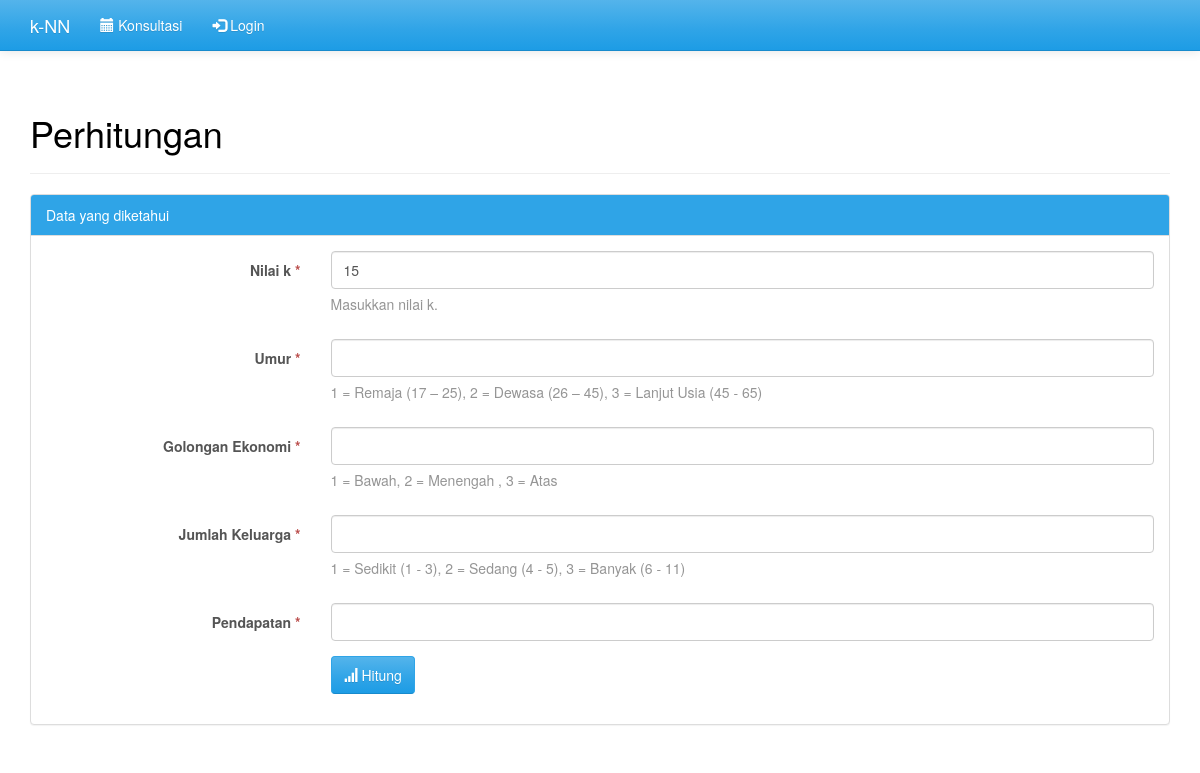
The app's page /?m=hitung with its own data.
### tables this page shows
CREATE TABLE `tb_atribut` (
  `id_atribut` varchar(16) NOT NULL,
  `nama_atribut` varchar(255) DEFAULT NULL,
  `status_atribut` varchar(255) DEFAULT NULL,
  `nilai` tinyint(1) DEFAULT NULL,
  `keterangan` varchar(255) DEFAULT NULL
);

### functions.php (called while the page is built, shortened)
<?php
include 'config.php';
include 'includes/db.php';
$db = new DB($config['server'], $config['username'], $config['password'], $config['database_name']);
$ATRIBUT = array();
$rows = $db->get_results("SELECT * FROM tb_atribut ORDER BY id_atribut");
foreach ($rows as $row) {
    $ATRIBUT[$row->id_atribut] = $row;
}
$ATRIBUT_NILAI = array();
$rows = $db->get_results("SELECT id_atribut, id_nilai, nama_nilai FROM tb_nilai ORDER BY id_nilai");
foreach ($rows as $row) {
    $ATRIBUT_NILAI[$row->id_atribut][$row->id_nilai] = $row->nama_nilai;
}
function set_value($key = null, $default = null)
{
    return $default;
}

### config.php (called while the page is built)
<?php
$config["server"]='localhost';
$config["username"]='root';
$config["password"]='';
$config["database_name"]='knn';

### includes/db.php (called while the page is built, shortened)
<?php
class DB
{
    var $conn = null;
    public function __construct($host, $username, $passwd, $dbname)
    {
        $this->conn = mysqli_connect($host, $username, $passwd, $dbname);
    }
    public function query($sql)
    {
        $query = mysqli_query($this->conn, $sql) or die('<pre>Error mysqli_query: ' . mysqli_error($this->conn) . '<br />' . $sql . '</pre>');
        return $query;
    }
    public function get_results($sql)
    {
        $query = $this->query($sql);
        $arr = array();
        while ($row = mysqli_fetch_object($query)) {
            $arr[] = $row;
        }
        return $arr;
    }
}

### hitung.php (the view, shortened to what this page needs)
<div class="page-header">
    <h1>Perhitungan</h1>
</div>
<?php
$atribut = $ATRIBUT;
unset($atribut[$TARGET]);
?>
<div class="panel panel-primary">
    <div class="panel-heading">Data yang diketahui</div>
    <div class="panel-body">
        <form class="form-horizontal" method="post" action="?m=hitung#hasil">
            <div class="form-group"><label class="col-sm-3 control-label">Nilai k <span class="text-danger">*</span></label>
                <div class="col-sm-9">
                    <input class="form-control" type="text" name="nilai_k" value="<?= set_value('nilai_k', 15) ?>" />
                    <p class="help-block">Masukkan nilai k.</p>
                </div>
            </div>
            <?php
            foreach ($atribut as $key => $val) : ?>
                <div class="form-group">
                    <label class="col-sm-3 control-label"><?= $val->nama_atribut ?> <span class="text-danger">*</span></label>
                    <div class="col-sm-9">
                        <?php if ($ATRIBUT_NILAI[$key]) : ?>
                            <select class="form-control" name="nilai[<?= $key ?>]">
                                <option value="">&nbsp;</option>
                                <?= get_nilai_option($key, $_POST['nilai'][$key]) ?>
                            </select>
                        <?php else : ?>
                            <input class="form-control" type="text" name="nilai[<?= $key ?>]" value="<?= $_POST['nilai'][$key] ?>" />
                        <?php endif ?>
                        <?php if ($val->keterangan) : ?>
                            <p class="help-block"><?= $val->keterangan ?></p>
                        <?php endif ?>
                    </div>
                </div>
            <?php endforeach ?>
            <div class="form-group">
                <label class="col-sm-3 control-label"></label>
                <div class="col-sm-9">
                    <button class="btn btn-primary"><span class="glyphicon glyphicon-signal"></span> Hitung</button>
                </div>
            </div>
        </form>
    </div>
</div>

### records on screen
tb_atribut: nama_atribut "Umur", keterangan "1 = Remaja (17 – 25), 2 = Dewasa (26 – 45), 3 = Lanjut Usia (45 - 65)"
tb_atribut: nama_atribut "Golongan Ekonomi", keterangan "1 = Bawah, 2 = Menengah , 3 = Atas"
tb_atribut: nama_atribut "Jumlah Keluarga", keterangan "1 = Sedikit (1 - 3), 2 = Sedang (4 - 5), 3 = Banyak (6 - 11)"
tb_atribut: nama_atribut "Pendapatan"
